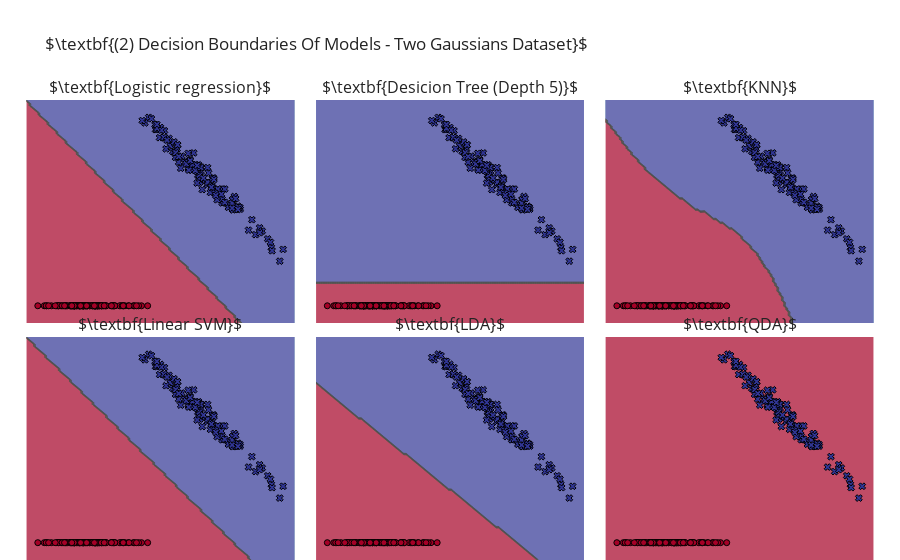

Notebook code for this chart:
### Markdown cell above
## Execute Models

### Code cell
fig = make_subplots(rows=2, cols=3, subplot_titles=[rf"$\textbf{{{m}}}$" for m in model_names],
                    horizontal_spacing = 0.01, vertical_spacing=.03)
for i, m in enumerate(models):
    fig.add_traces([decision_surface(m.fit(X, y).predict, lims[0], lims[1], showscale=False),
                    go.Scatter(x=X[:,0], y=X[:,1], mode="markers", showlegend=False,
                               marker=dict(color=y, symbol=symbols[y], colorscale=[custom[0], custom[-1]], 
                                           line=dict(color="black", width=1)) )], 
                   rows=(i//3) + 1, cols=(i%3)+1)

fig.update_layout(title=rf"$\textbf{{(2) Decision Boundaries Of Models - {title} Dataset}}$", margin=dict(t=100))\
    .update_xaxes(visible=False). update_yaxes(visible=False)
